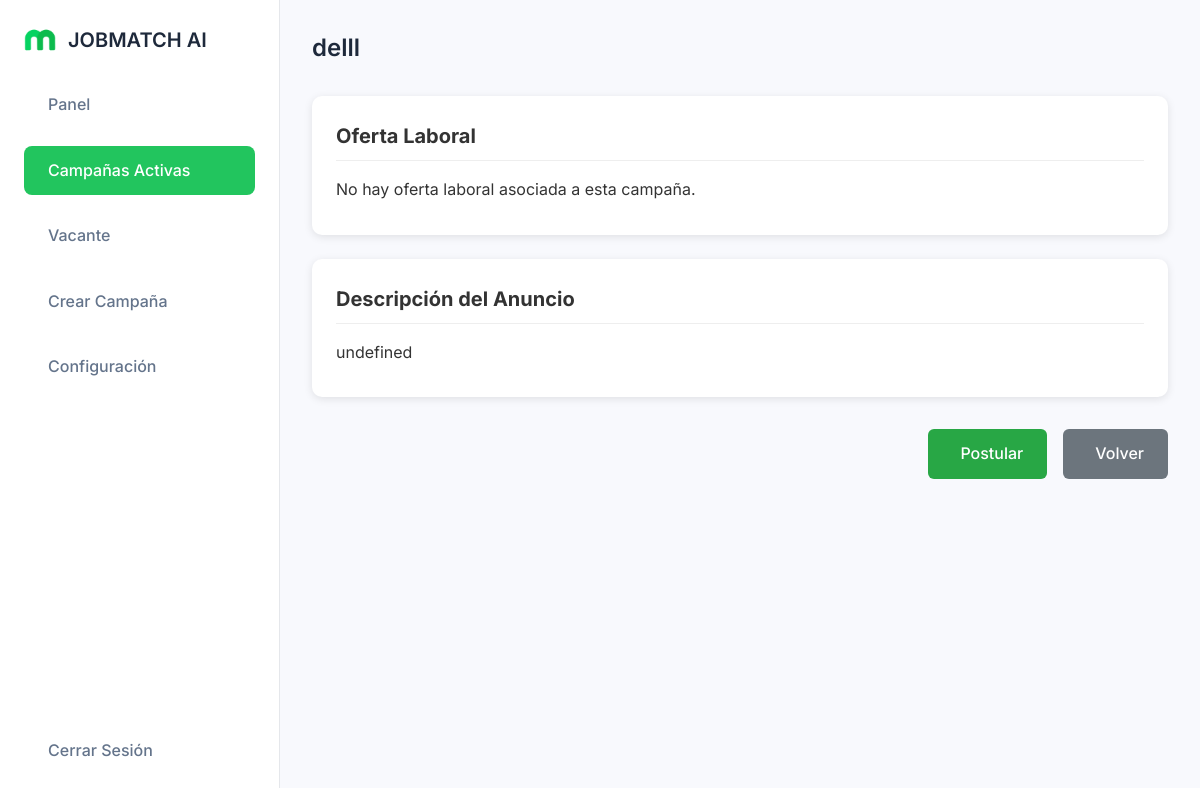
The page /ver-anuncio/7/ on the database as committed earlier.
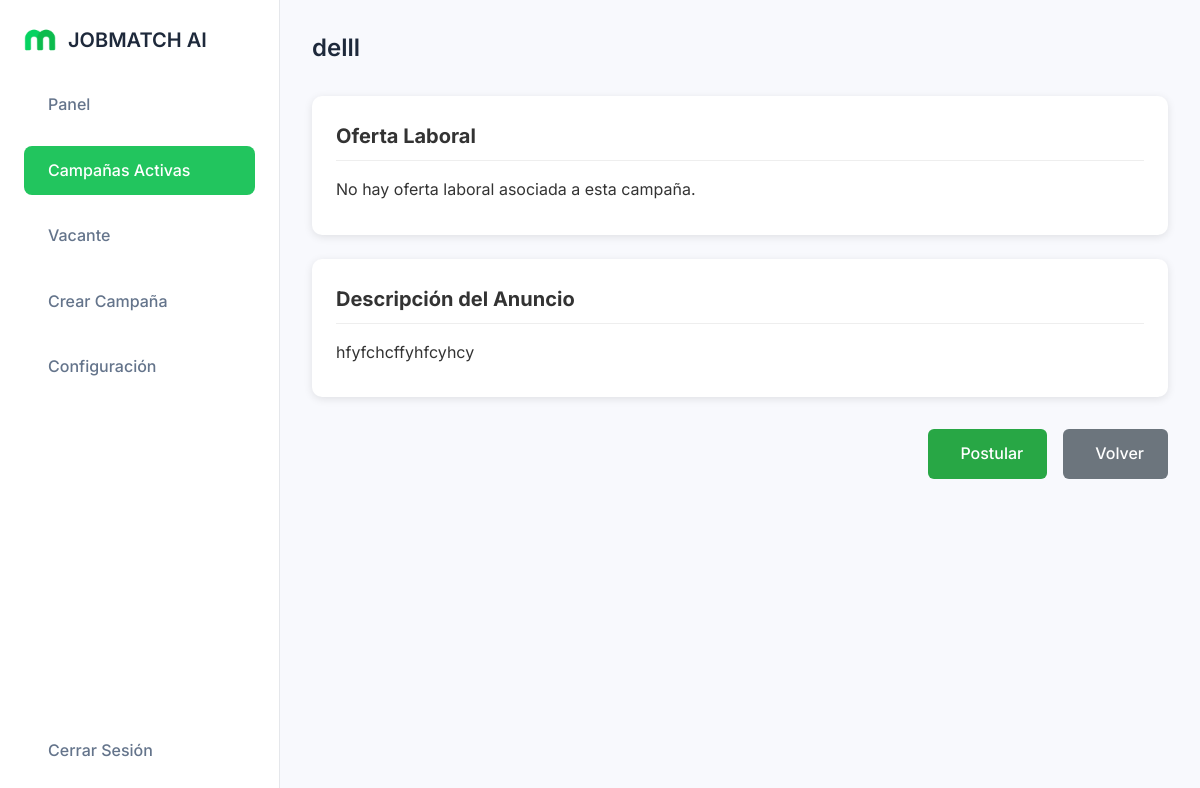
The same page on the database as committed later.
### dashboard/models.py (models this page shows, shortened)
class Campania(models.Model):
    ESTADOS = (
        ('activa', 'Activa'),
        ('pausada', 'Pausada'),
        ('finalizada', 'Finalizada'),
    )
    OfertaLaboral = models.ForeignKey('OfertaLaboral', on_delete=models.SET_NULL, null=True, blank=True)
    nombre = models.CharField(max_length=200)
    contenido = models.TextField()
    plataformas = models.ManyToManyField(Plataforma)
    presupuesto = models.DecimalField(max_digits=10, decimal_places=2)
    fecha_inicio = models.DateTimeField()
    fecha_creacion = models.DateTimeField(auto_now_add=True)
    estado = models.CharField(max_length=20, choices=ESTADOS, default='activa')
    id_facebook = models.CharField(max_length=100, blank=True)  # ID de la campaña en Meta

### dashboard/views.py (the view)
# urls.py: path('ver-anuncio/<int:campania_id>/', views.vista_anuncio, name='vista_anuncio'),
def vista_anuncio(request, campania_id):
    try:
        campania = Campania.objects.get(id=campania_id)
        oferta = campania.OfertaLaboral
        return render(request, 'vista_anuncio.html', {'campania': campania, 'oferta': oferta})
    except Campania.DoesNotExist:
        return render(request, 'error.html', {'message': 'Campaña no encontrada.'})

### dashboard/templates/vista_anuncio.html (shortened to what this page needs)
{% load static %}
<!DOCTYPE html>
<html lang="es">
<head>
  <link rel="stylesheet" href="https://cdn.jsdelivr.net/npm/@tabler/icons-webfont@2.30.0/tabler-icons.min.css" />
  <link rel="stylesheet" href="{% static 'dashboard/css/styles.css' %}">
</head>
<body>
  <div class="dashboard-container">
    <nav class="sidebar">
      <div class="logo-container">
        <img src="{% static 'images/logo.png' %}" alt="Logo JobMatch AI" class="logo-image" />
        <h1 class="logo-text">JOBMATCH AI</h1>
      </div>
      <ul class="nav-menu">
        <li class="nav-item"><a href="{% url 'dashboard' %}" class="nav-link"> <span class="nav-text">Panel</span></a></li>
        <li class="nav-item active"><a href="{% url 'campania_activas' %}" class="nav-link"> <span class="nav-text">Campañas Activas</span></a></li>
        <li class="nav-item"><a href="{% url 'vacante' %}" class="nav-link"> <span class="nav-text">Vacante</span></a></li>
        <li class="nav-item"><a href="{% url 'create_campaign' %}" class="nav-link"> <span class="nav-text">Crear Campaña</span></a></li>
        <li class="nav-item"><a href="#" class="nav-link"> <span class="nav-text">Configuración</span></a></li>
      </ul>
      <div class="logout-container"><span class="nav-text">Cerrar Sesión</span></div>
    </nav>
    <main class="main-content">
      <header class="main-header">
        <div class="welcome-container">
          <h2 class="welcome-heading">{{ campania.nombre }}</h2>
        </div>
      </header>
      <section class="campaign-form">
        {% if oferta %}
          <div class="card">
            <h3>Oferta Laboral</h3>
            <p><strong>Cargo:</strong> {{ oferta.cargo }}</p>
            <p><strong>Salario:</strong> ${{ oferta.salario }}</p>
            <p><strong>Ubicación:</strong> {{ oferta.ubicacion }}</p>
          </div>
        {% else %}
          <div class="card">
            <h3>Oferta Laboral</h3>
            <p>No hay oferta laboral asociada a esta campaña.</p>
          </div>
        {% endif %}
        <div class="card">
          <h3>Descripción del Anuncio</h3>
          <p>{{ campania.contenido }}</p>
        </div>
        <div class="form-actions">
          <a href="{% url 'postular' campania.id %}" class="btn-primary">
            Postular
          </a>
          <a href="{% url 'campania_activas' %}" class="btn-secondary">
            Volver
          </a>
        </div>
      </section>
    </main>
  </div>
</body>
</html>

Rows that differ between the two databases and show on the page:
changed Campania "delll": contenido "undefined" → "hfyfchcffyhfcyhcy"
